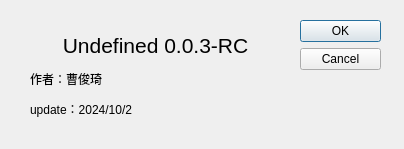
<?xml version="1.0" encoding="UTF-8"?>
<ui version="4.0">
 <class>a1</class>
 <widget class="QDialog" name="a1">
  <property name="geometry">
   <rect>
    <x>0</x>
    <y>0</y>
    <width>404</width>
    <height>149</height>
   </rect>
  </property>
  <property name="windowTitle">
   <string>About</string>
  </property>
  <widget class="QDialogButtonBox" name="buttonBox">
   <property name="geometry">
    <rect>
     <x>300</x>
     <y>20</y>
     <width>81</width>
     <height>111</height>
    </rect>
   </property>
   <property name="orientation">
    <enum>Qt::Orientation::Vertical</enum>
   </property>
   <property name="standardButtons">
    <set>QDialogButtonBox::StandardButton::Cancel|QDialogButtonBox::StandardButton::Ok</set>
   </property>
  </widget>
  <widget class="QLabel" name="label">
   <property name="geometry">
    <rect>
     <x>30</x>
     <y>20</y>
     <width>251</width>
     <height>111</height>
    </rect>
   </property>
   <property name="text">
    <string>&lt;html&gt;&lt;head/&gt;&lt;body&gt;&lt;p align=&quot;center&quot;&gt;&lt;span style=&quot; font-size:16pt;&quot;&gt;Undefined 0.0.3-RC&lt;/span&gt;&lt;/p&gt;&lt;p align=&quot;justify&quot;&gt;作者：曹俊琦&lt;/p&gt;&lt;p align=&quot;justify&quot;&gt;update：2024/10/2&lt;/p&gt;&lt;/body&gt;&lt;/html&gt;</string>
   </property>
  </widget>
 </widget>
 <resources/>
 <connections>
  <connection>
   <sender>buttonBox</sender>
   <signal>accepted()</signal>
   <receiver>a1</receiver>
   <slot>accept()</slot>
   <hints>
    <hint type="sourcelabel">
     <x>248</x>
     <y>254</y>
    </hint>
    <hint type="destinationlabel">
     <x>157</x>
     <y>274</y>
    </hint>
   </hints>
  </connection>
  <connection>
   <sender>buttonBox</sender>
   <signal>rejected()</signal>
   <receiver>a1</receiver>
   <slot>reject()</slot>
   <hints>
    <hint type="sourcelabel">
     <x>316</x>
     <y>260</y>
    </hint>
    <hint type="destinationlabel">
     <x>286</x>
     <y>274</y>
    </hint>
   </hints>
  </connection>
 </connections>
</ui>
